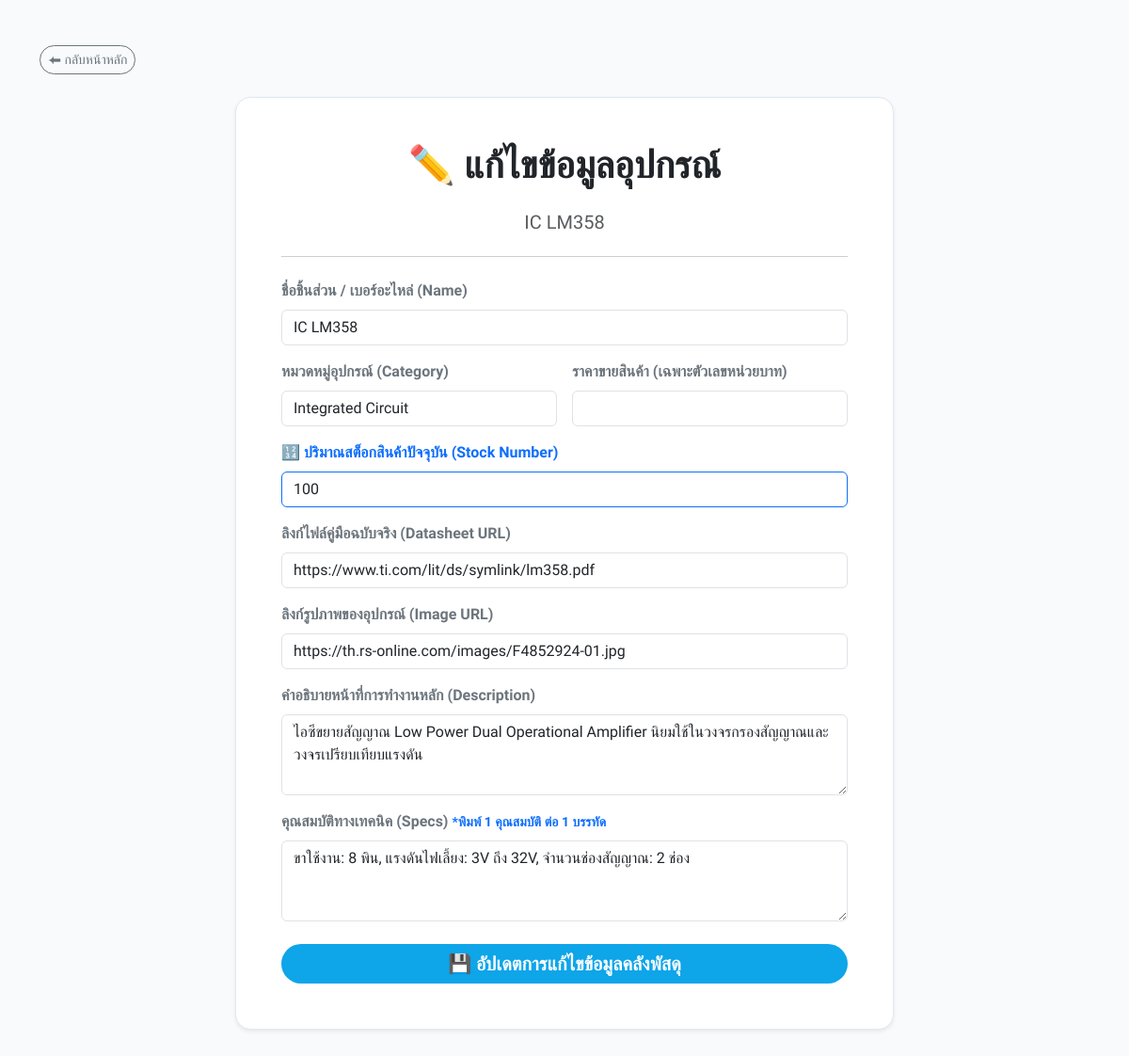
The app's page /edit/1 (signed in) with its own data.
### tables this page shows
CREATE TABLE components
                 (
                     id
                     INTEGER
                     PRIMARY
                     KEY
                     AUTOINCREMENT,
                     name
                     TEXT
                     NOT
                     NULL,
                     category
                     TEXT
                     NOT
                     NULL,
                     price
                     TEXT
                     NOT
                     NULL,
                     image_url
                     TEXT,
                     description
                     TEXT,
                     specs
                     TEXT,
                     stock
                     INTEGER
                     DEFAULT
                     0,
                     datasheet_url
                     TEXT
                 );

### app.py (the view, shortened to what this page needs)
@app.route('/edit/<int:product_id>', methods=['GET', 'POST'])
def edit_product(product_id):
    if not is_logged_in_admin(): return abort(403)
    conn = get_db()
    product = conn.execute('SELECT * FROM components WHERE id = ?', (product_id,)).fetchone()
    conn.close()
    return render_template('edit.html', product=product, is_admin=True)

### app.py (called while the page is built)
def get_db():
    conn = sqlite3.connect(DATABASE)
    conn.row_factory = sqlite3.Row
    return conn

def is_logged_in_admin():
    return session.get('is_admin') == True

### templates/edit.html (shortened to what this page needs)
<!DOCTYPE html>
<html lang="th">
<head>
    <link href="https://cdn.jsdelivr.net/npm/bootstrap@5.3.0/dist/css/bootstrap.min.css" rel="stylesheet">
</head>
<body>
    <div class="container my-5">
        <div class="mb-4">
            <a href="/" class="btn btn-outline-secondary btn-sm rounded-pill text-decoration-none">⬅ กลับหน้าหลัก</a>
        </div>
        <div class="form-box p-4 p-md-5 shadow-sm">
            <h1 class="fw-bold text-dark text-center mb-4">✏️ แก้ไขข้อมูลอุปกรณ์</h1>
            <h5 class="text-center text-muted mb-4">{{ product.name }}</h5>
            <hr class="mb-4">
            <form method="POST" action="/edit/{{ product.id }}">
                <div class="mb-3">
                    <label class="form-label fw-bold text-secondary">ชื่อชิ้นส่วน / เบอร์อะไหล่ (Name)</label>
                    <input type="text" name="name" class="form-control" value="{{ product.name }}" required>
                </div>
                <div class="row g-3 mb-3">
                    <div class="col-md-6">
                        <label class="form-label fw-bold text-secondary">หมวดหมู่อุปกรณ์ (Category)</label>
                        <input type="text" name="category" class="form-control" value="{{ product.category }}" required>
                    </div>
                    <div class="col-md-6">
                        <label class="form-label fw-bold text-secondary">ราคาขายสินค้า (เฉพาะตัวเลขหน่วยบาท)</label>
                        <input type="number" name="price" class="form-control" value="{{ product.price }}" min="0" required>
                    </div>
                </div>
                <div class="mb-3">
                    <label class="form-label fw-bold text-primary">🔢 ปริมาณสต็อกสินค้าปัจจุบัน (Stock Number)</label>
                    <input type="number" name="stock" class="form-control border-primary" min="0" value="{{ product.stock or 0 }}" step="1" required>
                </div>
                <div class="mb-3">
                    <label class="form-label fw-bold text-secondary">ลิงก์ไฟล์คู่มือฉบับจริง (Datasheet URL)</label>
                    <input type="url" name="datasheet_url" class="form-control" value="{{ product.datasheet_url or '' }}">
                </div>
                <div class="mb-3">
                    <label class="form-label fw-bold text-secondary">ลิงก์รูปภาพของอุปกรณ์ (Image URL)</label>
                    <input type="url" name="image_url" class="form-control" value="{{ product.image_url }}" required>
                </div>
                <div class="mb-3">
                    <label class="form-label fw-bold text-secondary">คำอธิบายหน้าที่การทำงานหลัก (Description)</label>
                    <textarea name="description" class="form-control" rows="3" required>{{ product.description }}</textarea>
                </div>
                <div class="mb-4">
                    <label class="form-label fw-bold text-secondary">คุณสมบัติทางเทคนิค (Specs) <small class="text-primary">*พิมพ์ 1 คุณสมบัติ ต่อ 1 บรรทัด</small></label>
                    <textarea name="specs" class="form-control" rows="3" required>{{ product.specs }}</textarea>
                </div>
                <button type="submit" class="btn btn-primary w-100 py-2.5 rounded-pill fw-bold fs-5" style="background-color: #0ea5e9; border: none;">💾 อัปเดตการแก้ไขข้อมูลคลังพัสดุ</button>
            </form>
        </div>
    </div>
</body>
</html>

### templates/edit.html (style rules this page uses)
body { font-family: 'Sarabun', sans-serif; background-color: #f8fafc; color: #334155; }
h1 { font-family: 'Chakra Petch', sans-serif; }
.form-box { background-color: #ffffff; border: 1px solid #e2e8f0; border-radius: 16px; max-width: 700px; margin: 0 auto; }

### records on screen
components: name "IC LM358", category "Integrated Circuit", stock "100", datasheet_url "https://www.ti.com/lit/ds/symlink/lm358.pdf", image_url "https://th.rs-online.com/images/F4852924-01.jpg", description "ไอซีขยายสัญญาณ Low Power Dual Operational Amplifier นิยมใช้ในวงจรกรองสัญญาณและวงจรเปรียบเทียบแรงดัน", specs "ขาใช้งาน: 8 พิน, แรงดันไฟเลี้ยง: 3V ถึง 32V, จำนวนช่องสัญญาณ: 2 ช่อง"
